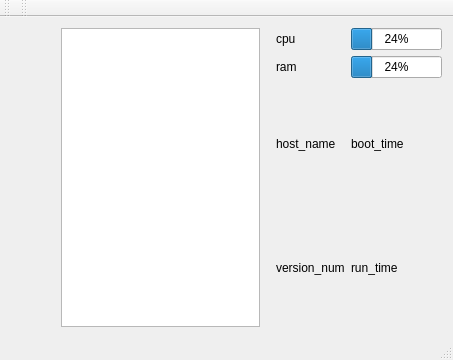
<?xml version="1.0" encoding="UTF-8"?>
<ui version="4.0">
 <class>MainWindow</class>
 <widget class="QMainWindow" name="MainWindow">
  <property name="geometry">
   <rect>
    <x>0</x>
    <y>0</y>
    <width>453</width>
    <height>360</height>
   </rect>
  </property>
  <property name="windowTitle">
   <string>MainWindow</string>
  </property>
  <widget class="QWidget" name="centralWidget">
   <layout class="QGridLayout" name="gridLayout">
    <item row="0" column="1">
     <layout class="QGridLayout" name="gridLayout_3">
      <property name="leftMargin">
       <number>50</number>
      </property>
      <item row="0" column="1">
       <widget class="QListView" name="listView"/>
      </item>
      <item row="0" column="2">
       <layout class="QGridLayout" name="gridLayout_2">
        <property name="leftMargin">
         <number>10</number>
        </property>
        <item row="3" column="0">
         <widget class="QLabel" name="label_5">
          <property name="text">
           <string>version_num</string>
          </property>
         </widget>
        </item>
        <item row="2" column="0">
         <widget class="QLabel" name="label_2">
          <property name="text">
           <string>host_name</string>
          </property>
         </widget>
        </item>
        <item row="0" column="0">
         <widget class="QLabel" name="cpu_info">
          <property name="text">
           <string>cpu</string>
          </property>
         </widget>
        </item>
        <item row="1" column="2">
         <widget class="QProgressBar" name="ram">
          <property name="value">
           <number>24</number>
          </property>
         </widget>
        </item>
        <item row="1" column="0">
         <widget class="QLabel" name="ram_info">
          <property name="text">
           <string>ram</string>
          </property>
         </widget>
        </item>
        <item row="0" column="2">
         <widget class="QProgressBar" name="cpu">
          <property name="value">
           <number>24</number>
          </property>
         </widget>
        </item>
        <item row="3" column="2">
         <widget class="QLabel" name="label_6">
          <property name="text">
           <string>run_time</string>
          </property>
         </widget>
        </item>
        <item row="2" column="2">
         <widget class="QLabel" name="label">
          <property name="text">
           <string>boot_time</string>
          </property>
         </widget>
        </item>
       </layout>
      </item>
     </layout>
    </item>
   </layout>
  </widget>
  <widget class="QMenuBar" name="menuBar">
   <property name="geometry">
    <rect>
     <x>0</x>
     <y>0</y>
     <width>453</width>
     <height>23</height>
    </rect>
   </property>
  </widget>
  <widget class="QToolBar" name="mainToolBar">
   <attribute name="toolBarArea">
    <enum>TopToolBarArea</enum>
   </attribute>
   <attribute name="toolBarBreak">
    <bool>false</bool>
   </attribute>
  </widget>
  <widget class="QStatusBar" name="statusBar"/>
  <widget class="QToolBar" name="toolBar">
   <property name="windowTitle">
    <string>toolBar</string>
   </property>
   <attribute name="toolBarArea">
    <enum>TopToolBarArea</enum>
   </attribute>
   <attribute name="toolBarBreak">
    <bool>false</bool>
   </attribute>
  </widget>
 </widget>
 <layoutdefault spacing="6" margin="11"/>
 <resources/>
 <connections/>
</ui>
